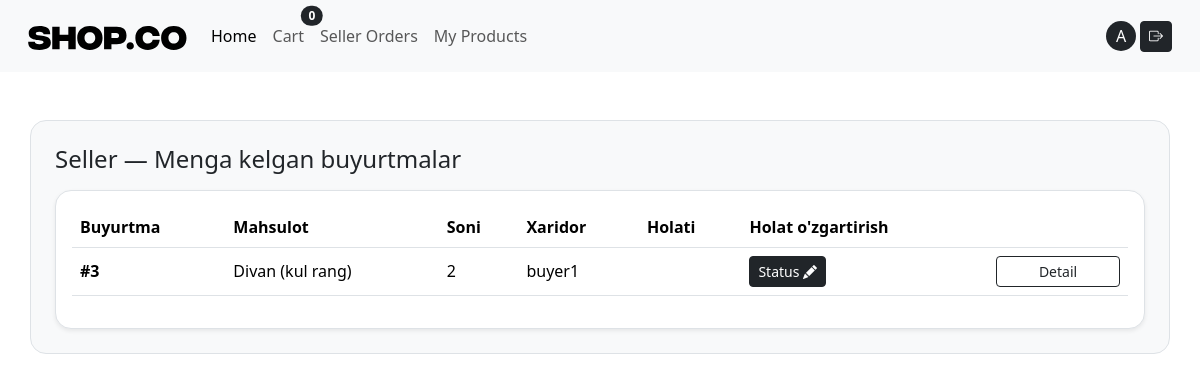
/seller/orders/ (signed in), run on an earlier commit of the app's database.
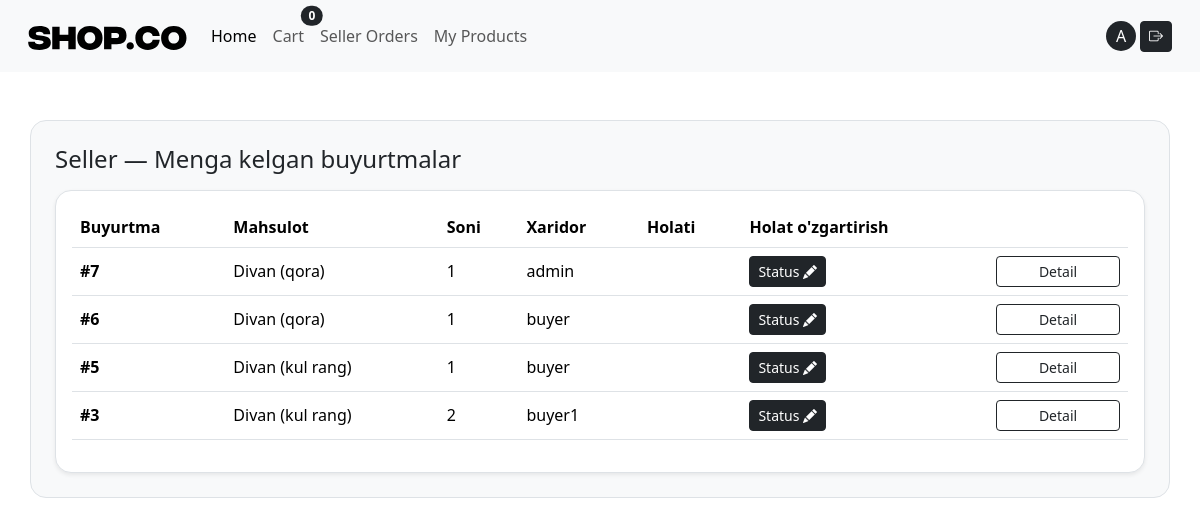
And on a later commit of the database.
### orders/models.py (models this page shows, shortened)
class OrderItem(models.Model):
   STATUS_NEW = "new"  # yangi buyurtma
   STATUS_PROCESSING = "processing"  # tayyorlanmoqda
   STATUS_DELIVERED = "delivered"  # yetkazildi
   STATUS_CANCELED = "canceled"  # bekor qilindi
   STATUS_CHOICES = [
       (STATUS_NEW, "New"),
       (STATUS_PROCESSING, "Processing"),
       (STATUS_DELIVERED, "Delivered"),
       (STATUS_CANCELED, "Canceled"),
   ]
   order = models.ForeignKey(  # qaysi orderga tegishli
       Order, on_delete=models.CASCADE, related_name="items")
   product = models.ForeignKey(Product,
       on_delete=models.PROTECT,  # order bo‘lsa product o‘chib ketmasin (tarix saqlansin)
       related_name="order_items")
   seller = models.ForeignKey(  # buyurtma qaysi sotuvchiga borishini ajratish uchun
       settings.AUTH_USER_MODEL,
       on_delete=models.PROTECT,
       related_name="sold_items")
   qty = models.PositiveIntegerField(default=1)  # soni
   unit_price = models.DecimalField(max_digits=12, decimal_places=2, default=Decimal("0.00"))  # bitta narx
   status = models.CharField(max_length=20, choices=STATUS_CHOICES, default=STATUS_NEW)  # order holati

class Order(models.Model):
   user = models.ForeignKey(  # buyurtma egasi (xaridor)
       settings.AUTH_USER_MODEL,
       on_delete=models.CASCADE,
       related_name="orders"
   )
   full_name = models.CharField(max_length=120)  # checkoutdagi ism-familiya
   phone = models.CharField(max_length=30)  # telefon
   address = models.TextField()  # manzil (sodda variant)
   delivery_method = models.CharField(max_length=50, default="standard")  # yetkazish turi
   note = models.TextField(blank=True)  # izoh (ixtiyoriy)
   created_at = models.DateTimeField(auto_now_add=True)  #yaratilgan vaqt

### catalog/models.py (models this page shows, shortened)
class Product(models.Model):
    seller = models.ForeignKey(settings.AUTH_USER_MODEL, on_delete=models.CASCADE, related_name="products")
    category = models.ForeignKey(Category, on_delete=models.SET_NULL, null=True, blank=True, related_name="products")
    name = models.CharField(max_length=200)
    slug = models.SlugField(max_length=220, unique=True)
    price = models.DecimalField(max_digits=12, decimal_places=2)
    short_description = models.CharField(max_length=255, blank=True)
    description = models.TextField(blank=True)
    stock = models.PositiveIntegerField(default=0)
    is_active = models.BooleanField(default=True)
    main_image = models.ImageField(upload_to="products/main/", blank=True, null=True)
    created_at = models.DateTimeField(auto_now_add=True)

### accounts/models.py (models this page shows, shortened)
class User(AbstractUser):
    class Role(models.TextChoices):
        BUYER = "BUYER", "Buyer"
        SELLER = "SELLER", "Seller"
    role = models.CharField(
        max_length=10,
        choices=Role.choices,
        default=Role.BUYER
    )
    image = models.ImageField(upload_to="avatars/", blank=True, null=True)
    phone = models.CharField(max_length=13, help_text="+998919990033")
    address = models.CharField(max_length=255, blank=True)

### orders/views.py (the view)
# urls.py: path("seller/orders/", views.SellerOrderItemListView.as_view(), name="seller_order_items"),
class SellerOrderItemListView(SellerRequiredMixin, ListView):
   model = OrderItem
   template_name = "orders/seller/order_items.html"
   context_object_name = "items"
   paginate_by = 20
   def get_queryset(self):
       return (
           OrderItem.objects
           .filter(seller=self.request.user)
           .select_related("order", "product", "order__user")  # buyer info uchun
           .order_by("-order__created_at")
       )

### cart/context_processors.py (called while the page is built)
def cart(request):
    if request.user.is_authenticated:
        cart, _ = Cart.objects.get_or_create(user=request.user)
        return {'cart': cart}
    return {'cart': None}

### cart/models.py (called while the page is built)
   def total_qty(self):
       return sum(item.qty for item in self.items.all())

### orders/mixins.py (called while the page is built)
   def test_func(self):
       user = self.request.user
       return user.is_authenticated and getattr(user, "role", None) == "SELLER"

### templates/orders/seller/order_items.html (shortened to what this page needs)
{% extends "base.html" %}
{% block content %}
<div class="container border rounded p-4 my-5 rounded-4 bg-light">
    <h1 class="h4 mb-3">Seller — Menga kelgan buyurtmalar</h1>
<div class="card shadow-sm border rounded-4">
 <div class="card-body">
   {% if items %}
     <div class="table-responsive">
       <table class="table align-middle"><thead><tr>
             <th>Buyurtma</th>
             <th>Mahsulot</th>
             <th>Soni</th>
             <th>Xaridor</th>
             <th>Holati</th>
             <th>Holat o'zgartirish</th>
             <th style="width:140px;"></th>
           </tr></thead><tbody>
           {% for it in items %}
             <tr>
               <td class="fw-semibold">#{{ it.order.id }}</td>
               <td>{{ it.product.name }}</td>
               <td>{{ it.qty }}</td>
               <td>{{ it.order.user.username }}</td>
               <td></td>
               <td>
                <a class="btn btn-sm btn-dark" href="{% url 'seller_order_status' it.pk %}">Status  <i class="bi bi-pencil-fill"></i></a>
               </td>
               <td>
                 <a class="btn btn-outline-dark btn-sm w-100"
                    href="{% url 'seller_order_item_detail' it.id %}">
                   Detail
                 </a></td></tr>
           {% endfor %}
         </tbody></table></div>
   {% else %}
     <p class="text-muted mb-0">Hozircha sizga buyurtma yo‘q.</p>
   {% endif %}</div></div>
</div>
{% endblock %}

What changed in the data, as far as the page shows it:
added OrderItem: order.id "7", product.name "Divan (qora)", qty "1", order.user.username "admin"
added OrderItem: order.id "6", product.name "Divan (qora)", qty "1", order.user.username "buyer"
added OrderItem: order.id "5", product.name "Divan (kul rang)", qty "1", order.user.username "buyer"
